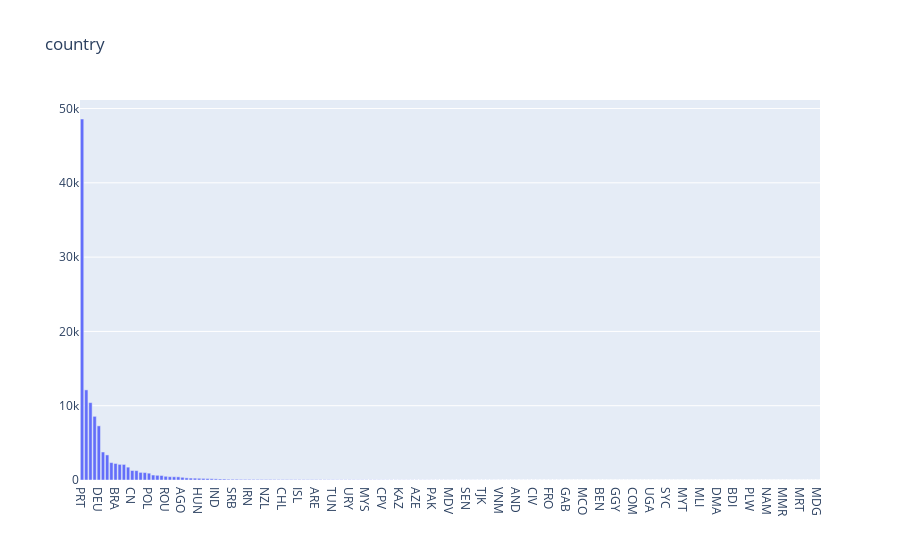

Notebook cell for this chart:
### Code cell
trace = go.Bar(x = df['country'].value_counts().index,
               y = df['country'].value_counts(),
               name = 'Country')
layout = go.Layout(title = 'country',
         legend = dict(orientation = 'h'))

data = [trace]
fig = go.Figure(data,layout)
iplot(fig)

### Figure 1 — Plotly figure (JSON) as saved in the notebook; plotly's stock layout.template omitted (floating-point values rounded to 4 significant figures; data arrays with more than 128 entries replaced by an {"elided": "..."} marker saying what was removed)
{"data": [{"name": "Country", "type": "bar", "x": {"elided": "177 str values"}, "y": {"elided": "177 int values"}}], "layout": {"autosize": true, "legend": {"orientation": "h"}, "title": {"text": "country"}, "xaxis": {"autorange": true, "range": [-0.5, 176.5], "type": "category"}, "yaxis": {"autorange": true, "range": [0, 51150.0], "type": "linear"}}}
